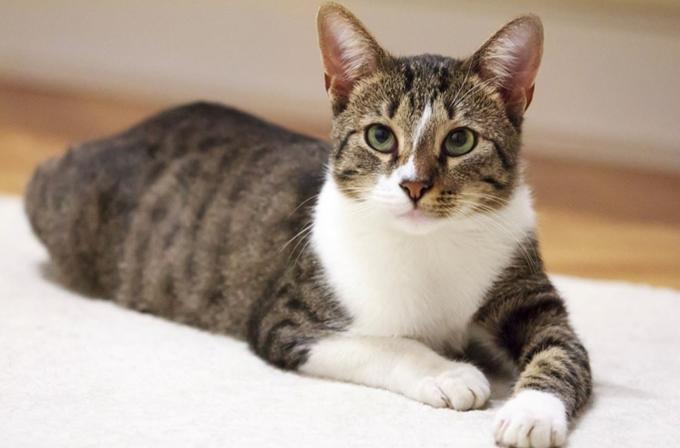
#> input picture AI/04.DeepLearning/OpenCV/images/cat.jpg, 680 x 448 px
$ python 02_contour_2.py
#> lines starting #> are read from the running program, lines starting #| are printed output that depends on the picture; after the words box and inside, x2 and y2 are one past the last pixel; in counts of white or black regions, pixels touching at a corner belong together
import cv2
import matplotlib.pyplot as plt

def img_show(title='image', img=None, figsize=(8,5)):
    plt.figure(figsize=figsize)

    # 출력할 이미지가 리스트일때
    if type(img) == list:
        if type(title) == list:
            titles = title
        else:
            titles = []

            for i in range(len(img)):
                titles.append(title)

        for i in range(len(img)):
            if len(img[i].shape) <= 2:
                rgbImg = cv2.cvtColor(img[i], cv2.COLOR_GRAY2RGB)
            else:
                rgbImg = cv2.cvtColor(img[i], cv2.COLOR_BGR2RGB)

            # 보여지는 구조 변경
            plt.subplot(1, len(img), i + 1), plt.imshow(rgbImg)
            # plt.subplot(len(img), 1, i + 1), plt.imshow(rgbImg)
            plt.title(titles[i])
            plt.xticks([]), plt.yticks([])

        plt.show()

    # 출력할 이미지가 리스트가 아닐때
    else:
        if len(img.shape) < 3:  # 이미지가 흑백일때 처리
            rgbImg = cv2.cvtColor(img, cv2.COLOR_GRAY2RGB)
        else:
            rgbImg = cv2.cvtColor(img, cv2.COLOR_BGR2RGB)   # matplotlib은 rgb로 색상을 처리하기때문에 변환이 필요하다.

        plt.imshow(rgbImg)
        plt.title(title)
        plt.xticks([]), plt.yticks([])
        plt.show()

image = cv2.imread("../images/cat.jpg")
#> image is the input picture: shape (448, 680, 3); mean B, G, R 143.6, 157.3, 172.9
image_gray = cv2.cvtColor(image, cv2.COLOR_BGR2GRAY)
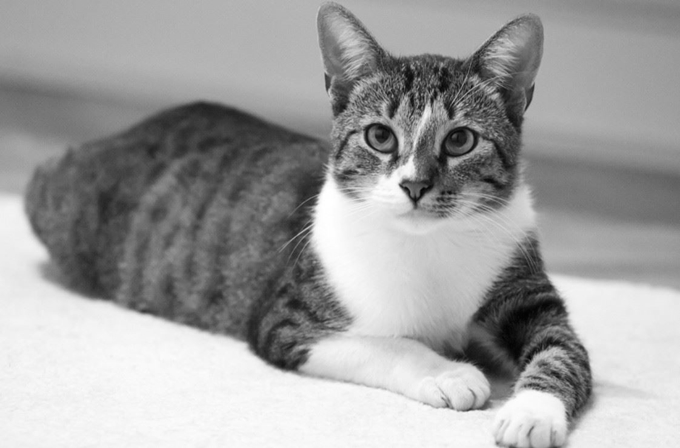
#> image_gray: shape (448, 680); min 3, max 255, mean 160.4
ret, thresh = cv2.threshold(image_gray, 127, 255, 0)
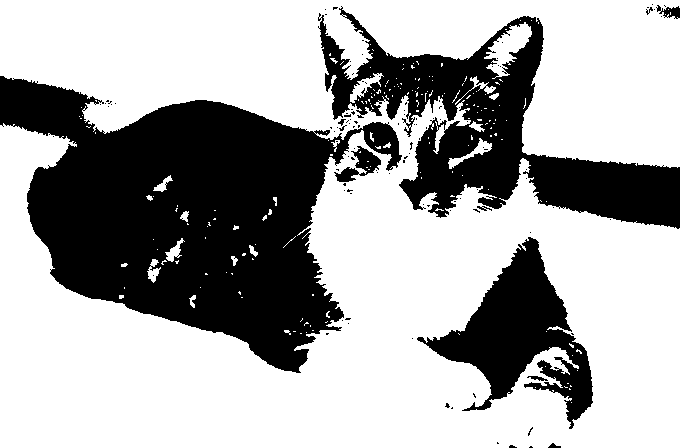
#> thresh: shape (448, 680); 66% white; 112 black regions (102 under 20 px), largest, box (x1, y1, x2, y2) and area: (0, 76, 402, 373) 61652, (318, 6, 680, 229) 27839, (417, 237, 593, 429) 12704
# plt.imshow(cv2.cvtColor(thresh, cv2.COLOR_GRAY2RGB))
# plt.show()
original = cv2.cvtColor(thresh, cv2.COLOR_GRAY2RGB)
#> original: shape (448, 680, 3); 66% white; 112 black regions (102 under 20 px)

contours, _ = cv2.findContours(thresh, cv2.RETR_TREE, cv2.CHAIN_APPROX_SIMPLE)
#> contours = 368 contours, 336 with area under 20; largest, box (x1, y1, x2, y2) and area: (0, 0, 680, 448) 208453, (416, 236, 594, 430) 13277, (484, 22, 532, 79) 1068, (350, 145, 382, 177) 519, (350, 73, 384, 103) 292
image1 = cv2.drawContours(image, contours, -1, (220, 200, 0), 4)
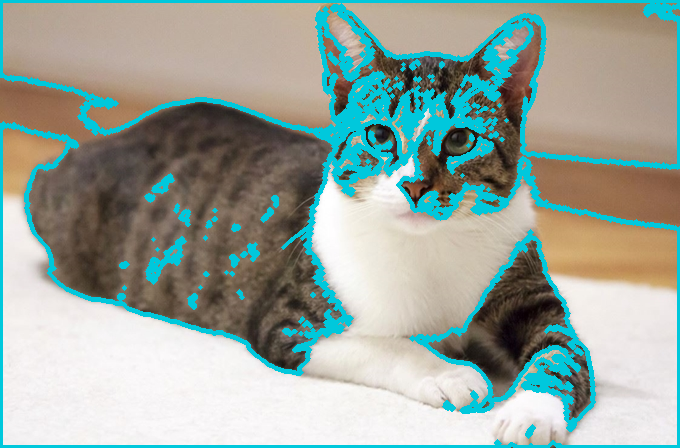
#> image1: shape (448, 680, 3); mean B, G, R 157, 165.5, 152.2
# plt.imshow(cv2.cvtColor(image1, cv2.COLOR_BGR2RGB))
# plt.show()
dest = cv2.cvtColor(image1, cv2.COLOR_BGR2RGB)

img_show(['original', 'dest'], [original, dest])
#> the loop in img_show, `for i in range(len(img)):` made 2 passes
#> in img_show, `plt.show()`:
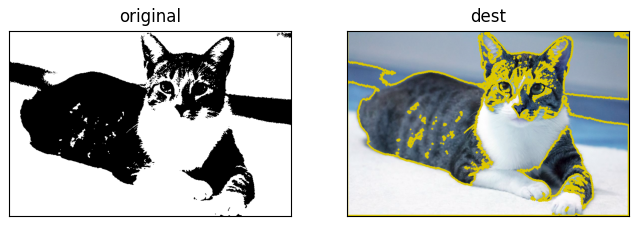
#> figure drawn by matplotlib, 2 panels; B, G, R data is drawn as R, G, B

cv2.waitKey(0)
cv2.destroyAllWindows()

$ run again, with AI/04.DeepLearning/OpenCV/images/coins_connected.jpg copied over AI/04.DeepLearning/OpenCV/images/cat.jpg
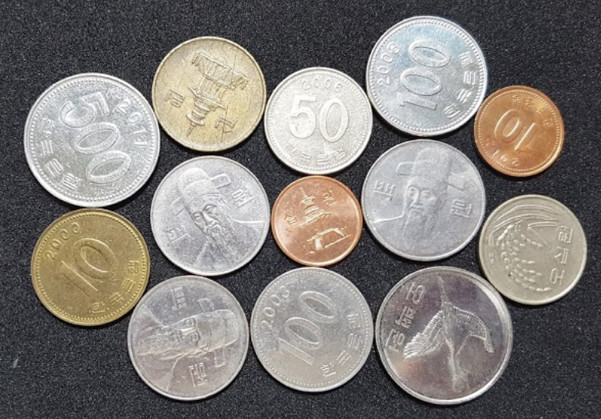
#> input picture AI/04.DeepLearning/OpenCV/images/coins_connected.jpg, 601 x 419 px
#> image is the input picture: shape (419, 601, 3); mean B, G, R 119.2, 122.9, 127.3
#> `ret, thresh = cv2.threshold(image_gray, 127, 255, 0)`:
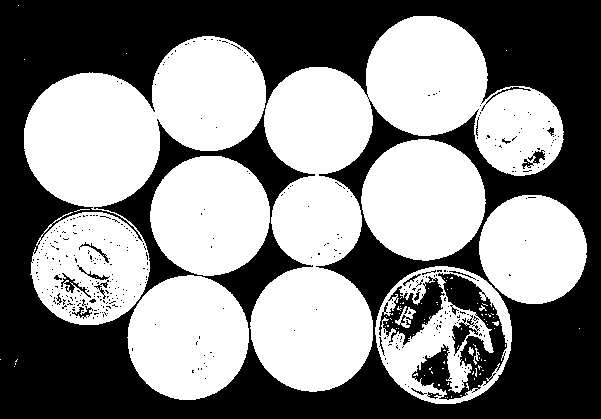
#> thresh: shape (419, 601); 52.3% white; 382 black regions (360 under 20 px), largest, box (x1, y1, x2, y2) and area: (0, 0, 601, 419) 111802, (412, 273, 507, 400) 4147, (379, 276, 445, 345) 1801
#> original: shape (419, 601, 3); 52.3% white; 382 black regions (360 under 20 px)
#> contours = 642 contours, 600 with area under 20; largest, box (x1, y1, x2, y2) and area: (250, 16, 564, 392) 44746, (24, 36, 266, 325) 34807, (375, 266, 512, 404) 14632, (127, 275, 249, 400) 11705, (361, 139, 486, 261) 11639
#> the loop in img_show, `for i in range(len(img)):` made 2 passes
#> in img_show, `plt.show()`:
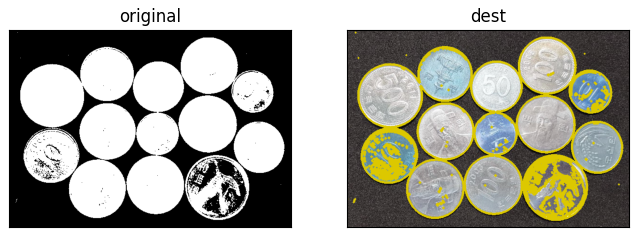
#> figure drawn by matplotlib, 2 panels; B, G, R data is drawn as R, G, B
